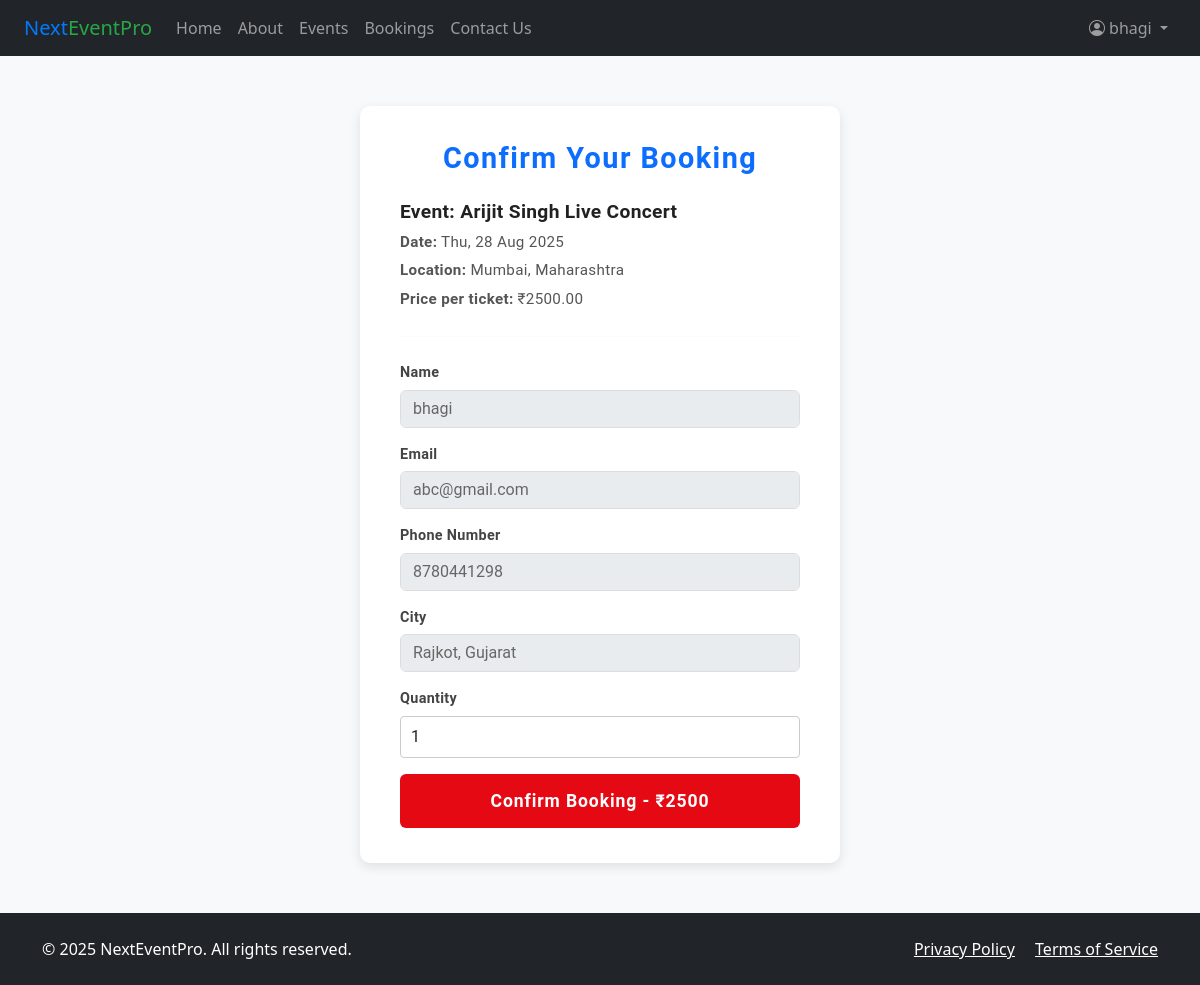
Page /checkout.php?id=6 (signed in) on the committed database.
### tables this page shows
CREATE TABLE `user_data` (
  `id` int(11) NOT NULL,
  `name` varchar(100) NOT NULL,
  `email` varchar(100) NOT NULL,
  `number` varchar(10) NOT NULL,
  `password` varchar(300) NOT NULL,
  `city_id` int(11) NOT NULL
);

CREATE TABLE `events` (
  `id` int(11) NOT NULL,
  `title` varchar(255) NOT NULL,
  `description` text NOT NULL,
  `city_id` int(11) NOT NULL,
  `address` text NOT NULL,
  `event_date` date NOT NULL,
  `total_seats` int(11) NOT NULL,
  `available_seats` int(11) NOT NULL,
  `price` decimal(10,2) NOT NULL,
  `category` varchar(100) NOT NULL,
  `status` varchar(20) NOT NULL,
  `image` varchar(255) NOT NULL,
  `created_at` timestamp NOT NULL DEFAULT current_timestamp()
);

CREATE TABLE `city` (
  `id` int(11) NOT NULL,
  `city_name` varchar(100) NOT NULL,
  `state` varchar(100) NOT NULL
);

### checkout.php (the view, shortened to what this page needs)
<?php
$conn = mysqli_connect("localhost", "root", "", "event_booking");
$user_id = intval($_SESSION['user_id']);
$id = intval($_GET['id']);
$stmtUser = $conn->prepare("SELECT u.name, u.email, u.number, c.city_name, c.state
    FROM user_data u
    LEFT JOIN city c ON u.city_id = c.id
    WHERE u.id = ?");
$stmtUser->bind_param("i", $user_id);
$stmtUser->execute();
$user = $stmtUser->get_result()->fetch_assoc();
$stmtEvent = $conn->prepare("
    SELECT e.*, c.city_name, c.state
    FROM events e
    JOIN city c ON e.city_id = c.id
    WHERE e.id = ?");
$stmtEvent->bind_param("i", $id);
$stmtEvent->execute();
$event = $stmtEvent->get_result()->fetch_assoc();
?>
<!DOCTYPE html>
<html lang="en">
<head>
    <link href="https://cdn.jsdelivr.net/npm/bootstrap@5.3.0/dist/css/bootstrap.min.css" rel="stylesheet" />
    <link href="https://cdn.jsdelivr.net/npm/bootstrap-icons@1.11.3/font/bootstrap-icons.css" rel="stylesheet" />
</head>
<body>
<nav class="navbar navbar-expand-lg navbar-dark bg-dark">
    <div class="container-fluid px-4">
        <a class="navbar-brand brand-name" href="index.php">
            <span class="blue">Next</span><span class="green">EventPro</span>
        </a>
        <div class="collapse navbar-collapse" id="navbarContent">
            <ul class="navbar-nav me-auto">
                <li class="nav-item"><a class="nav-link" href="index.php">Home</a></li>
                <li class="nav-item"><a class="nav-link" href="index.php">About</a></li>
                <li class="nav-item"><a class="nav-link" href="event.php">Events</a></li>
                <li class="nav-item"><a class="nav-link" href="#">Bookings</a></li>
                <li class="nav-item"><a class="nav-link" href="./contact.php">Contact Us</a></li>
            </ul>
            <ul class="navbar-nav ms-auto">
                <li class="nav-item dropdown">
                    <a class="nav-link dropdown-toggle" href="#" id="userDropdown" data-bs-toggle="dropdown">
                        <i class="bi bi-person-circle"></i> <?= htmlspecialchars($user['name']) ?>
                    </a>
                </li>
            </ul>
        </div>
    </div>
</nav>
<div class="checkout-box">
    <h2 class="mb-4 text-primary">Confirm Your Booking</h2>
    <h5>Event: <?= htmlspecialchars($event['title']) ?></h5>
    <p><strong>Date:</strong> <?= date("D, d M Y", strtotime($event['event_date'])) ?></p>
    <p><strong>Location:</strong> <?= htmlspecialchars($event['city_name'] . ", " . $event['state']) ?></p>
    <p><strong>Price per ticket:</strong> ₹<?= htmlspecialchars($event['price']) ?></p>
    <hr>
    <form method="POST" action="process_booking.php">
        <div class="mb-3">
            <label class="form-label info-label" for="name">Name</label>
            <input type="text" id="name" class="form-control" value="<?= htmlspecialchars($user['name']) ?>" disabled />
        </div>
        <div class="mb-3">
            <label class="form-label info-label" for="email">Email</label>
            <input type="email" id="email" class="form-control" value="<?= htmlspecialchars($user['email']) ?>" disabled />
        </div>
        <div class="mb-3">
            <label class="form-label info-label" for="number">Phone Number</label>
            <input type="text" id="number" class="form-control" value="<?= htmlspecialchars($user['number']) ?>" disabled />
        </div>
        <div class="mb-3">
            <label class="form-label info-label" for="city">City</label>
            <input type="text" id="city" class="form-control" value="<?= htmlspecialchars($user['city_name'] . ", " . $user['state']) ?>" disabled />
        </div>
        <div class="mb-3">
            <label for="quantity" class="form-label info-label">Quantity</label>
            <input
                type="number"
                id="quantity"
                name="quantity"
                min="1"
                max="3"
                value="1"
                class="form-control"
                required
            />
        </div>
        <button type="submit" id="confirmBtn" class="btn btn-danger w-100">
        </button>
    </form>
</div>
<footer class="bg-dark text-white py-4 mt-5">
    <div class="container text-center">
        <div class="row">
            <div class="col-md-6 text-md-start mb-3 mb-md-0">
                &copy; <?= date('Y') ?> NextEventPro. All rights reserved.
            </div>
            <div class="col-md-6 text-md-end">
                <a href="#" class="text-white me-3">Privacy Policy</a>
                <a href="#" class="text-white">Terms of Service</a>
            </div>
        </div>
    </div>
</footer>
</body>
</html>

### checkout.php (style rules this page uses)
body { background-color: #f8f9fa; font-family: 'Segoe UI', sans-serif; }
.brand-name span.blue { color: #007BFF; }
.brand-name span.green { color: #28a745; }
.checkout-box { background: #fff; border-radius: 8px; box-shadow: 0 2px 6px rgba(0,0,0,0.1); padding: 30px; max-width: 600px; margin: 40px auto; }
.info-label { font-weight: 600; margin-bottom: 5px; }
.checkout-box { background: #ffffff; border-radius: 10px; box-shadow: 0 4px 12px rgba(0,0,0,0.1); padding: 35px 40px; max-width: 480px; margin: 50px auto; font-family: 'Roboto', sans-serif; color: #2b2b2b; letter-spacing: 0.02em; }
.checkout-box h2 { font-weight: 700; font-size: 1.8rem; color: #e50914; margin-bottom: 30px; text-align: center; letter-spacing: 0.05em; }
.checkout-box h5 { font-weight: 600; font-size: 1.2rem; margin-bottom: 8px; color: #212121; }
.checkout-box p { font-size: 0.95rem; margin-bottom: 6px; color: #555555; }
.checkout-box hr { border: none; border-top: 1px solid #eeeeee; margin: 25px 0; }
.info-label { font-weight: 600; font-size: 0.9rem; color: #444444; margin-bottom: 6px; display: block; }
input[disabled] { background-color: #f5f5f5; border: 1px solid #ddd; color: #666666; }
input[type="number"] { border: 1.5px solid #ccc; border-radius: 4px; padding: 8px 10px; font-size: 1rem; width: 100%; transition: border-color 0.3s ease; }
.btn-danger { background-color: #e50914; border: none; color: white; font-weight: 700; font-size: 1.1rem; padding: 14px 0; border-radius: 6px; width: 100%; cursor: pointer; transition: background-color 0.3s ease; letter-spacing: 0.05em; }

### rows in the picture
user_data: name "bhagi", email "abc@gmail.com", number "8780441298", city.state "Rajkot, Gujarat"
events: title "Arijit Singh Live Concert", event_date "Thu, 28 Aug 2025", city.state "Mumbai, Maharashtra", price "2500.00"
